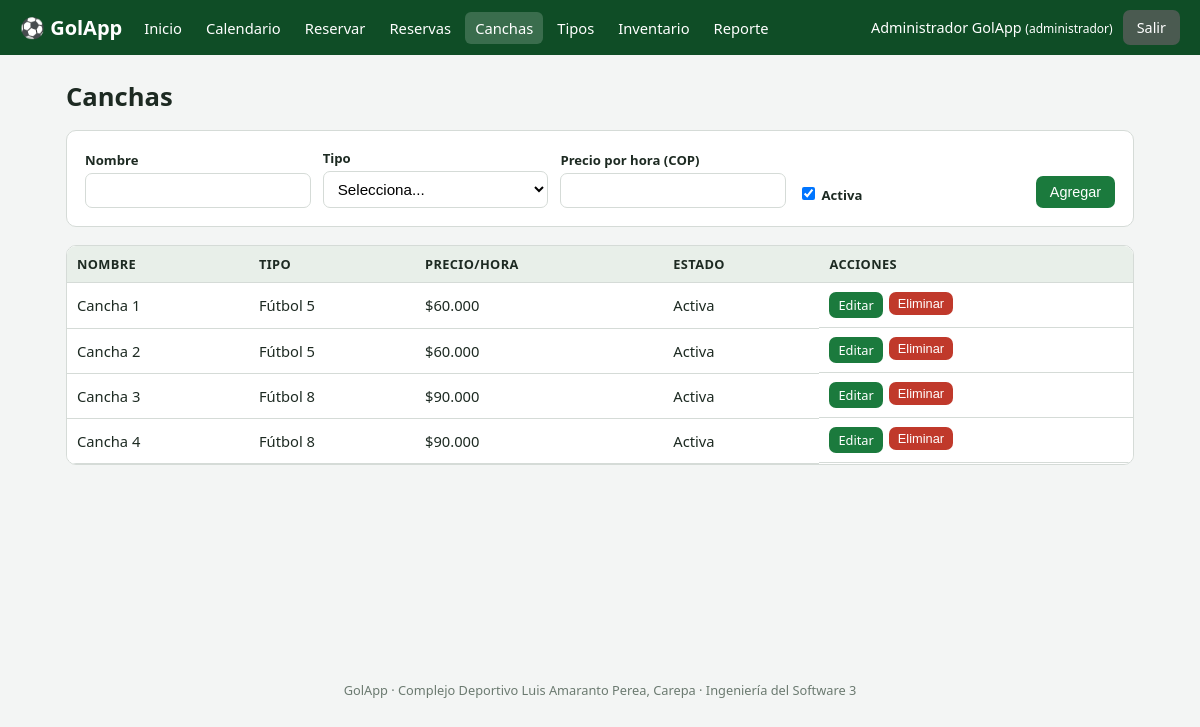
Screenshot of /canchas.php (signed in) with the database file from the repository.
### tables this page shows
CREATE TABLE `canchas` (
  `id` int(11) NOT NULL,
  `nombre` varchar(60) NOT NULL,
  `id_tipo` int(11) NOT NULL,
  `precio_hora` decimal(10,2) NOT NULL,
  `activa` tinyint(1) NOT NULL DEFAULT 1
);

CREATE TABLE `tipos_cancha` (
  `id` int(11) NOT NULL,
  `nombre` varchar(60) NOT NULL,
  `descripcion` varchar(200) DEFAULT NULL
);

### includes/funciones.php (called while the page is built, shortened)
<?php
function e($texto): string
{
    return htmlspecialchars((string)$texto, ENT_QUOTES, 'UTF-8');
}
function moneda($valor): string
{
    return '$' . number_format((float)$valor, 0, ',', '.');
}

### canchas.php (the view, shortened to what this page needs)
<?php
$db = getDb();
$edit = [];
$tipos = $db->query('SELECT id, nombre FROM tipos_cancha ORDER BY nombre')->fetchAll();
$canchas = $db->query('SELECT c.*, t.nombre AS tipo FROM canchas c JOIN tipos_cancha t ON t.id = c.id_tipo ORDER BY c.nombre')->fetchAll();
require __DIR__ . '/includes/header.php';
?>
<h1>Canchas</h1>
<div class="tarjeta">
    <form method="post" class="fila">
        <div class="campo"><label>Nombre</label><input type="text" name="nombre" required maxlength="60" value="<?= e($edit['nombre'] ?? '') ?>"></div>
        <div class="campo"><label>Tipo</label><select name="id_tipo" required>
            <option value="">Selecciona...</option>
            <?php foreach ($tipos as $t): ?>
                <option value="<?= (int)$t['id'] ?>" <?= ($edit['id_tipo'] ?? 0) == $t['id'] ? 'selected' : '' ?>><?= e($t['nombre']) ?></option>
            <?php endforeach; ?></select></div>
        <div class="campo"><label>Precio por hora (COP)</label><input type="number" name="precio_hora" min="1000" step="500" required value="<?= e($edit['precio_hora'] ?? '') ?>"></div>
        <div class="campo"><label><input type="checkbox" name="activa" <?= ($edit['activa'] ?? 1) ? 'checked' : '' ?>> Activa</label></div>
        <button class="btn" type="submit"><?= $edit ? 'Actualizar' : 'Agregar' ?></button>
    </form>
</div>
<div class="tabla-wrap"><table>
    <tr><th>Nombre</th><th>Tipo</th><th>Precio/hora</th><th>Estado</th><th>Acciones</th></tr>
    <?php foreach ($canchas as $c): ?>
    <tr><td><?= e($c['nombre']) ?></td><td><?= e($c['tipo']) ?></td><td><?= moneda($c['precio_hora']) ?></td>
        <td><?= $c['activa'] ? 'Activa' : 'Inactiva' ?></td>
        <td class="acciones"><a class="btn btn-peq" href="canchas.php?editar=<?= (int)$c['id'] ?>">Editar</a>
            <form method="post"><?= csrfCampo() ?><input type="hidden" name="accion" value="eliminar"><input type="hidden" name="id" value="<?= (int)$c['id'] ?>">
            <button class="btn btn-peq btn-rojo" data-confirm="¿Eliminar esta cancha?">Eliminar</button></form></td></tr>
    <?php endforeach; ?>
</table></div>
<?php require __DIR__ . '/includes/footer.php'; ?>

### assets/css/style.css (style rules this page uses)
:root { --verde:#1b7a3d; --verde-osc:#0f4d26; --gris:#f3f5f4; --borde:#d5dbd7; --texto:#1d2a22; --rojo:#c0392b; --amarillo:#e0a800; }
* { box-sizing: border-box; }
body { margin:0; font-family: system-ui, -apple-system, "Segoe UI", Roboto, sans-serif; background:var(--gris); color:var(--texto); }
h1 { margin:0 0 16px; font-size:1.6rem; }
.tarjeta { background:#fff; border:1px solid var(--borde); border-radius:10px; padding:18px; margin-bottom:18px; }
table { width:100%; border-collapse:collapse; background:#fff; font-size:.92rem; }
th, td { padding:9px 10px; border-bottom:1px solid var(--borde); text-align:left; vertical-align:middle; }
th { background:#e8efe9; font-size:.8rem; text-transform:uppercase; letter-spacing:.03em; }
.tabla-wrap { overflow-x:auto; border:1px solid var(--borde); border-radius:10px; background:#fff; }
form.fila { display:flex; flex-wrap:wrap; gap:12px; align-items:end; }
label { display:block; font-size:.82rem; font-weight:600; margin-bottom:4px; }
input[type=text], input[type=email], input[type=password], input[type=number], input[type=date], select { width:100%; padding:8px 10px; border:1px solid var(--borde); border-radius:7px; font-size:.95rem; background:#fff; }
.campo { min-width:160px; flex:1; }
.btn { display:inline-block; border:0; background:var(--verde); color:#fff; padding:8px 14px; border-radius:7px; cursor:pointer; font-size:.9rem; text-decoration:none; }
.btn-rojo { background:var(--rojo); }
.btn-peq { padding:4px 9px; font-size:.8rem; }
.acciones { display:flex; gap:6px; flex-wrap:wrap; }
.acciones form { margin:0; }

### rows the page displays
canchas: nombre "Cancha 1", id_tipo.nombre "Fútbol 5", precio_hora "$60.000", activa "Activa"
canchas: nombre "Cancha 2", id_tipo.nombre "Fútbol 5", precio_hora "$60.000", activa "Activa"
canchas: nombre "Cancha 3", id_tipo.nombre "Fútbol 8", precio_hora "$90.000", activa "Activa"
canchas: nombre "Cancha 4", id_tipo.nombre "Fútbol 8", precio_hora "$90.000", activa "Activa"

### other values shown
$texto "Inicio Calendario Reservar Reservas Canchas Tipos Inventario Reporte"
$usuario['nombre'] "Administrador GolApp"
$usuario['rol'] "administrador"
